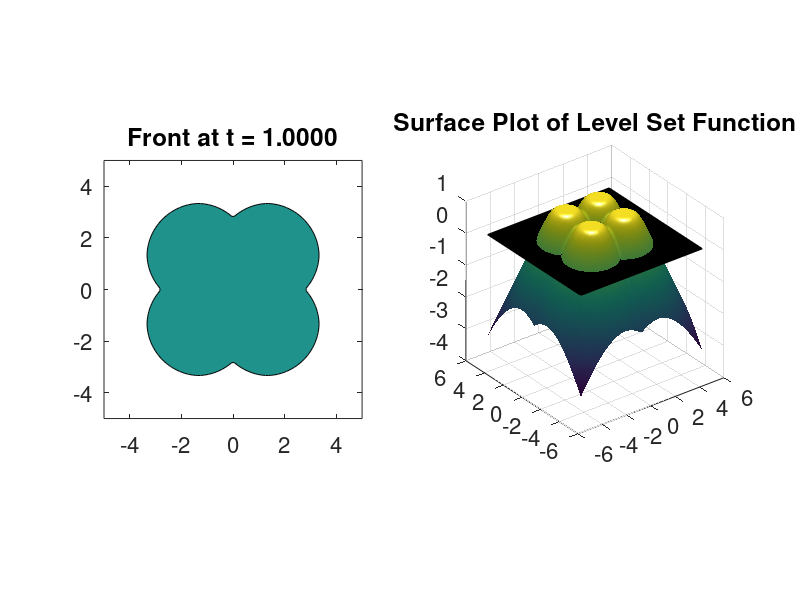

The MATLAB source for this figure:
% ACCURACY ------------------------------------------------------------- %
% Determines amount of time steps performed and the amount of points used 
% to create the shape(s).
A = 100;
% ---------------------------------------------------------------------- %
% TIME PARAMETERS ------------------------------------------------------ %
T = 1;         % Length of time
S = 100;       % Amount of time steps
t = T/(S - 1); % Time interval
% ---------------------------------------------------------------------- %
% DISCRETE GRID -------------------------------------------------------- %
a = -5;             % Start of domain 
b = 5;              % End of domain
n = A;               % Amount of points
x = linspace(a,b,n); % Set of equally spaced points
h = x(2) - x(1);     % Difference between points
[X,Y] = meshgrid(x); % Creates points to be used for phi function    
% ---------------------------------------------------------------------- %
% PHI FUNCTION --------------------------------------------------------- %%
c = 4/3; % Centre
r = 1; % Radius
P = ((X + c).^2 + (Y + c).^2).^(1/2) - r;       % 1st circle
P = min(P, ((X - c).^2 + (Y - c).^2).^(1/2) - r); % 2nd circle
P = min(P, ((X + c).^2 + (Y - c).^2).^(1/2) - r); % 3rd circle
P = min(P, ((X - c).^2 + (Y + c).^2).^(1/2) - r); % 4th circle
% ---------------------------------------------------------------------- %
% SPEED FUNCTION ------------------------------------------------------- %
F = 1;
% ---------------------------------------------------------------------- %
% DYNAMIC INTERFACE TRACKING ------------------------------------------- %
figure('units','normalized','outerposition',[0 0 1 1]) % Full screen plot
for i = 1:S
    % GRAPH PLOTTING --------------------------------------------------- %
    set(gcf,'color','w')
    subplot(1,2,1)
    contourf(x,x,-P,[0 0],'k-')
    set(gca,'fontsize',16)
    title(sprintf('Front at t = %0.4f', (i-1)*t))
    axis([a b a b])
    pbaspect([1 1 1])
    subplot(1,2,2)
    surf(x,x,-P,'EdgeAlpha',0.2)
    title('Surface Plot of Level Set Function')
    set(gca,'fontsize',16)
    shading interp                               % Interpolate for shade
    lighting gouraud                             % Gouraud light model
    light('Position',[0 0 max(P(:))+100],'Style','local'); % Position local light
    pbaspect([1 1 1])
    hold on
    patch([a b b a],[a a b b],[0 0 0 0],'k','FaceAlpha',0.5)
    hold off
    drawnow
    %pause
    % ------------------------------------------------------------------ %
    % LEVEL SET METHOD'S UPWIND SCHEME --------------------------------- %
    % Forward and backward differences between x points
    xDiff = diff(P)/h;
    xBackD = xDiff([1 1:end],:);
    xForwD = xDiff([1:end end],:);
    % Forward and backward differences between y points
    yDiff = diff(P')'/h;
    yBackD = yDiff(:,[1 1:end]);
    yForwD = yDiff(:,[1:end end]);
    % Select the appropriate finite difference method (upwind scheme)
    gradPos = (max(xBackD,0).^2 + min(xForwD,0).^2 + ...
               max(yBackD,0).^2 + min(yForwD,0).^2).^(1/2);
    gradNeg = (min(xBackD,0).^2 + max(xForwD,0).^2 + ...
               min(yBackD,0).^2 + max(yForwD,0).^2).^(1/2);
    % Update points using the level set equation       
    P = P - t*(max(F,0)*gradPos + min(F,0)*gradNeg);
    % ------------------------------------------------------------------ %
end
% ---------------------------------------------------------------------- %